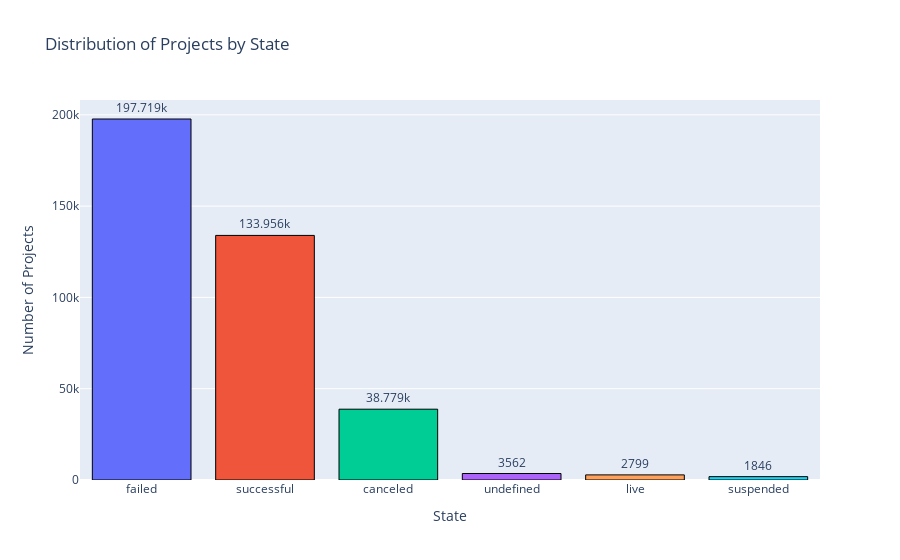

This figure's notebook cell:
### Markdown cell above
#### Distribution of Projects By States

### Code cell
state_counts = data["state"].value_counts().reset_index()
state_counts.columns = ["state", "count"]
fig1 = px.bar(
    state_counts,
    x="state",
    y="count",
    color="state",
    title="Distribution of Projects by State",
    text_auto=True,
    labels={"state": "State", "count": "Number of Projects"},
)
fig1.update_traces(
    textfont_size=12,
    textangle=0,
    textposition="outside",
    cliponaxis=False,
    marker_line_width=1,
    marker_line_color="black",
)
fig1.update_layout(showlegend=False)
fig1.show()

### Figure 1 — Plotly figure (JSON) as saved in the notebook; plotly's stock layout.template omitted (floating-point values rounded to 4 significant figures)
{"data": [{"alignmentgroup": "True", "cliponaxis": false, "hovertemplate": "State=%{x}<br>Number of Projects=%{y}<extra></extra>", "legendgroup": "failed", "marker": {"color": "#636efa", "line": {"color": "black", "width": 1}, "pattern": {"shape": ""}}, "name": "failed", "offsetgroup": "failed", "orientation": "v", "showlegend": true, "textangle": 0, "textfont": {"size": 12}, "textposition": "outside", "texttemplate": "%{y}", "type": "bar", "x": ["failed"], "xaxis": "x", "y": [197719], "yaxis": "y"}, {"alignmentgroup": "True", "cliponaxis": false, "hovertemplate": "State=%{x}<br>Number of Projects=%{y}<extra></extra>", "legendgroup": "successful", "marker": {"color": "#EF553B", "line": {"color": "black", "width": 1}, "pattern": {"shape": ""}}, "name": "successful", "offsetgroup": "successful", "orientation": "v", "showlegend": true, "textangle": 0, "textfont": {"size": 12}, "textposition": "outside", "texttemplate": "%{y}", "type": "bar", "x": ["successful"], "xaxis": "x", "y": [133956], "yaxis": "y"}, {"alignmentgroup": "True", "cliponaxis": false, "hovertemplate": "State=%{x}<br>Number of Projects=%{y}<extra></extra>", "legendgroup": "canceled", "marker": {"color": "#00cc96", "line": {"color": "black", "width": 1}, "pattern": {"shape": ""}}, "name": "canceled", "offsetgroup": "canceled", "orientation": "v", "showlegend": true, "textangle": 0, "textfont": {"size": 12}, "textposition": "outside", "texttemplate": "%{y}", "type": "bar", "x": ["canceled"], "xaxis": "x", "y": [38779], "yaxis": "y"}, {"alignmentgroup": "True", "cliponaxis": false, "hovertemplate": "State=%{x}<br>Number of Projects=%{y}<extra></extra>", "legendgroup": "undefined", "marker": {"color": "#ab63fa", "line": {"color": "black", "width": 1}, "pattern": {"shape": ""}}, "name": "undefined", "offsetgroup": "undefined", "orientation": "v", "showlegend": true, "textangle": 0, "textfont": {"size": 12}, "textposition": "outside", "texttemplate": "%{y}", "type": "bar", "x": ["undefined"], "xaxis": "x", "y": [3562], "yaxis": "y"}, {"alignmentgroup": "True", "cliponaxis": false, "hovertemplate": "State=%{x}<br>Number of Projects=%{y}<extra></extra>", "legendgroup": "live", "marker": {"color": "#FFA15A", "line": {"color": "black", "width": 1}, "pattern": {"shape": ""}}, "name": "live", "offsetgroup": "live", "orientation": "v", "showlegend": true, "textangle": 0, "textfont": {"size": 12}, "textposition": "outside", "texttemplate": "%{y}", "type": "bar", "x": ["live"], "xaxis": "x", "y": [2799], "yaxis": "y"}, {"alignmentgroup": "True", "cliponaxis": false, "hovertemplate": "State=%{x}<br>Number of Projects=%{y}<extra></extra>", "legendgroup": "suspended", "marker": {"color": "#19d3f3", "line": {"color": "black", "width": 1}, "pattern": {"shape": ""}}, "name": "suspended", "offsetgroup": "suspended", "orientation": "v", "showlegend": true, "textangle": 0, "textfont": {"size": 12}, "textposition": "outside", "texttemplate": "%{y}", "type": "bar", "x": ["suspended"], "xaxis": "x", "y": [1846], "yaxis": "y"}], "layout": {"barmode": "relative", "legend": {"title": {"text": "State"}, "tracegroupgap": 0}, "showlegend": false, "title": {"text": "Distribution of Projects by State"}, "xaxis": {"anchor": "y", "categoryarray": ["failed", "successful", "canceled", "undefined", "live", "suspended"], "categoryorder": "array", "domain": [0, 1], "title": {"text": "State"}}, "yaxis": {"anchor": "x", "domain": [0, 1], "title": {"text": "Number of Projects"}}}}
